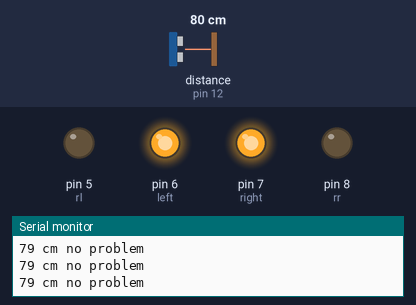
Recording of a sketch running on a simulated Arduino Uno, built with avr-gcc and run on an emulated ATmega328P. On the bench: output pins drawn as LEDs (lit = HIGH), the last lines printed to the serial monitor. Wiring (inferred from the names in the program): ultrasonic range finder: trigger pin 9; echo pin 12. Dashed ring = blinking. Inputs (shaded band) come from the test bench; at power-on: distance to the obstacle (sensor on pin 12) 80 cm. The echo pulse lasts 58.3 µs per cm; pins used as bus, display or sensor lines are not drawn.

Above: at 1.2 s.
1.3 s: distance to the obstacle (sensor on pin 12) set to 44 cm
2.8 s: distance to the obstacle (sensor on pin 12) set to 36 cm
At 4.0 s:
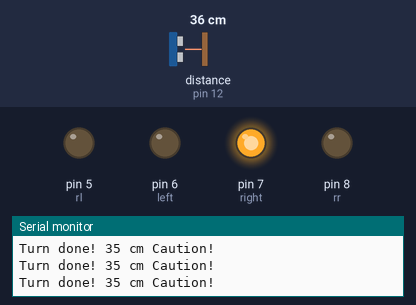
4.3 s: distance to the obstacle (sensor on pin 12) set to 2 cm
At 4.64 s:
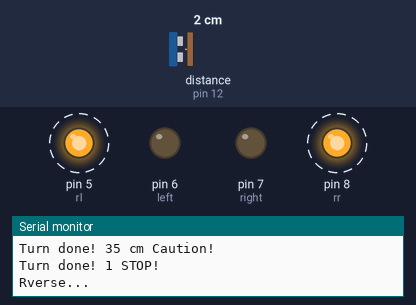
7.3 s: distance to the obstacle (sensor on pin 12) set to 60 cm
At 7.8 s:
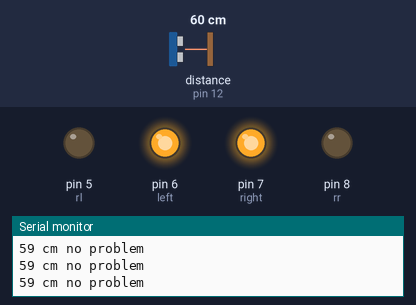
8.9 s: distance to the obstacle (sensor on pin 12) set to 4 cm
At 9.11 s:
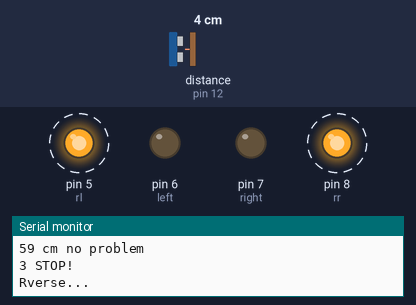
Timing chart, 0 to 12.9 s (numbered marks = the images above; inputs shaded):
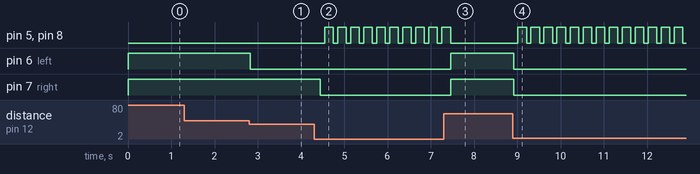

Measured:
- the behaviour switches between 41 and 40 cm on distance to the obstacle (sensor on pin 12) (found by bisection; images 0 and 1)
- after the input at 2.8 s, pin 6 (left): HIGH → LOW at once
- after the input at 4.3 s, pin 5 (rl), pin 8 (rr): alternates HIGH for 0.20 s and LOW for 0.10 s, starting after 0.24 s; pin 7 (right): HIGH → LOW after 0.14 s
- after the input at 7.3 s, pin 5 (rl), pin 8 (rr): goes on until 7.5 s, then stays LOW; pin 6 (left), pin 7 (right): LOW → HIGH after 0.16 s
- after the input at 8.9 s, pin 5 (rl), pin 8 (rr): alternates HIGH for 0.20 s and LOW for 0.10 s, starting after 0.11 s; pin 6 (left), pin 7 (right): HIGH → LOW at once

The sketch:

AV-F.ino
```cpp
#define trigPin 9
#define echoPin 12
#define left 6
#define right 7
#define rr 8
#define rl 5


void setup() {
  Serial.begin (9600);
  pinMode(trigPin, OUTPUT);
  pinMode(echoPin, INPUT);
  pinMode(left, OUTPUT);
  pinMode(right, OUTPUT);
    pinMode(rl, OUTPUT);
  pinMode(rr, OUTPUT);


}

void loop() {


  long duration, distance, distancee;
  digitalWrite(trigPin, LOW);
  delayMicroseconds(1);
  digitalWrite(trigPin, HIGH);

  delayMicroseconds(1);
  digitalWrite(trigPin, LOW);
  duration = pulseIn(echoPin, HIGH);
  distance = (duration/2) / 29.1;
  digitalWrite(rr,LOW);
  digitalWrite(rl,LOW);
  digitalWrite(right,LOW);
  digitalWrite(left,LOW);

  if ((distance < 40 && distance >10) || distance > 3411) {    //optional for error 3411
    // smooth turn if
     Serial.print(distance);
    Serial.println(" cm Caution!");


    //smooth right turn
      digitalWrite(left,LOW);
    digitalWrite(rr,LOW);
  digitalWrite(rl,LOW);
  digitalWrite(right,HIGH);
delay(200);
 Serial.print("Turn done! ");
}

else if (distance < 10)  //less than 10 cm if

{

   Serial.print(distance);
    Serial.println(" STOP!");
     digitalWrite(right,LOW);
    digitalWrite(left,LOW);
      digitalWrite(rr,LOW);
  digitalWrite(rl,LOW);
  delay(100);       //stopping


    Serial.println("Rverse...");    //reverse
     digitalWrite(right,LOW);
    digitalWrite(left,LOW);
      digitalWrite(rr,HIGH);
  digitalWrite(rl,HIGH);
  delay(200);


}
else {


    Serial.print(distance);
    Serial.println(" cm no problem");
     digitalWrite(right,HIGH);
    digitalWrite(left,HIGH);
      digitalWrite(rr,LOW);
  digitalWrite(rl,LOW);


  delay(100);
  }


}
```
